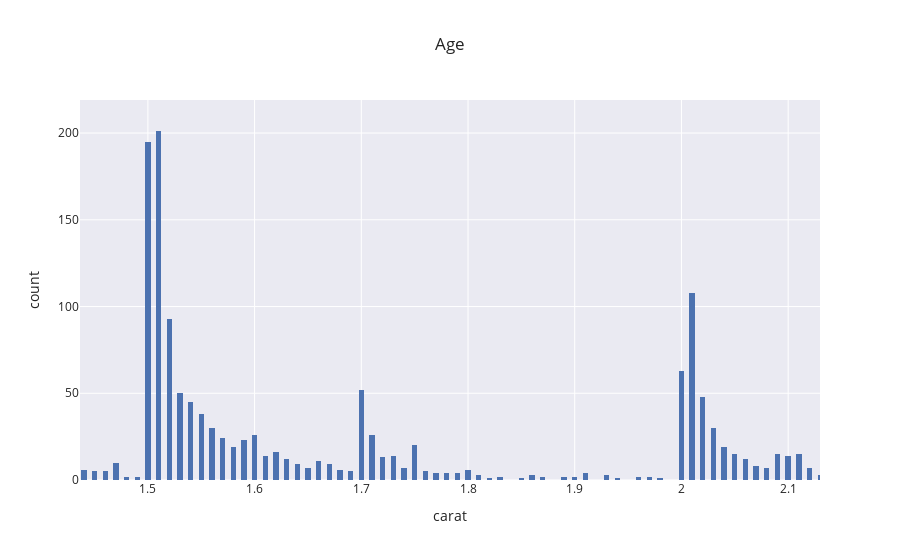

Here is the notebook cell this chart was saved with:
### Code cell
fig=px.histogram(PROBA, x='carat',nbins=500,template='seaborn',title='Age',barmode='group')
fig.show()

### Figure 1 — Plotly figure (JSON) as saved in the notebook; plotly's stock layout.template omitted (floating-point values rounded to 4 significant figures; data arrays with more than 128 entries replaced by an {"elided": "..."} marker saying what was removed)
{"data": [{"alignmentgroup": "True", "bingroup": "x", "hovertemplate": "carat=%{x}<br>count=%{y}<extra></extra>", "legendgroup": "", "marker": {"color": "rgb(76,114,176)"}, "name": "", "nbinsx": 1000, "offsetgroup": "", "orientation": "v", "showlegend": false, "type": "histogram", "x": {"elided": "13485 float values"}, "xaxis": "x", "yaxis": "y"}], "layout": {"autosize": true, "barmode": "group", "legend": {"tracegroupgap": 0}, "title": {"text": "Age"}, "xaxis": {"anchor": "y", "autorange": false, "domain": [0, 1], "range": [1.436, 2.13], "title": {"text": "carat"}, "type": "linear"}, "yaxis": {"anchor": "x", "autorange": false, "domain": [0, 1], "range": [0, 219.1], "title": {"text": "count"}}}}
